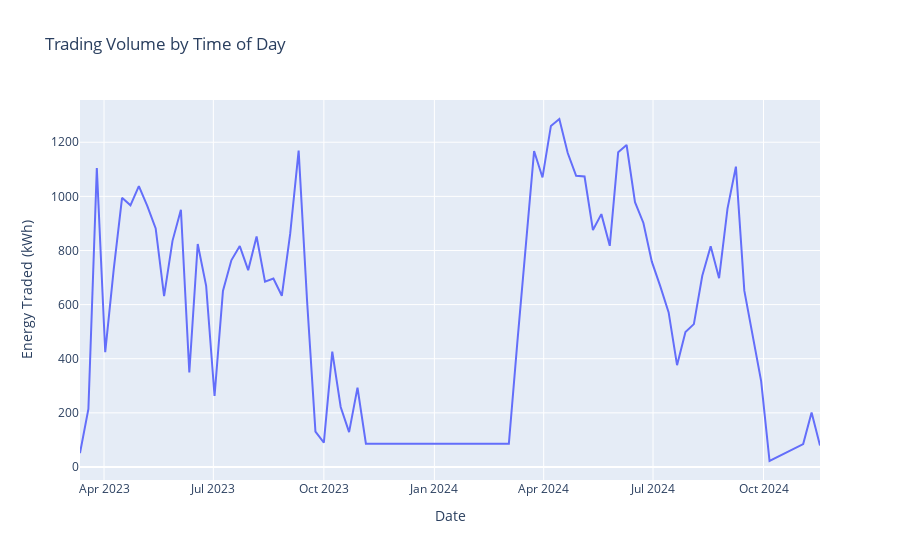
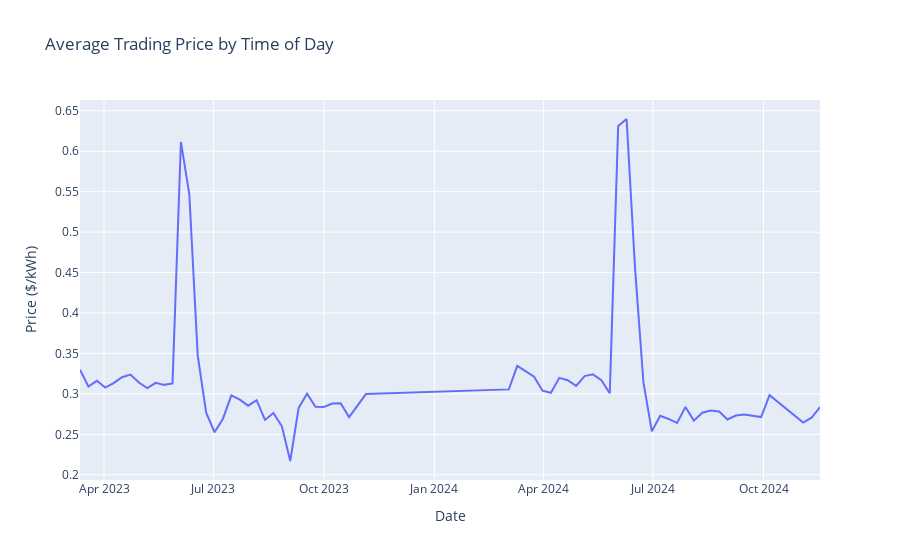
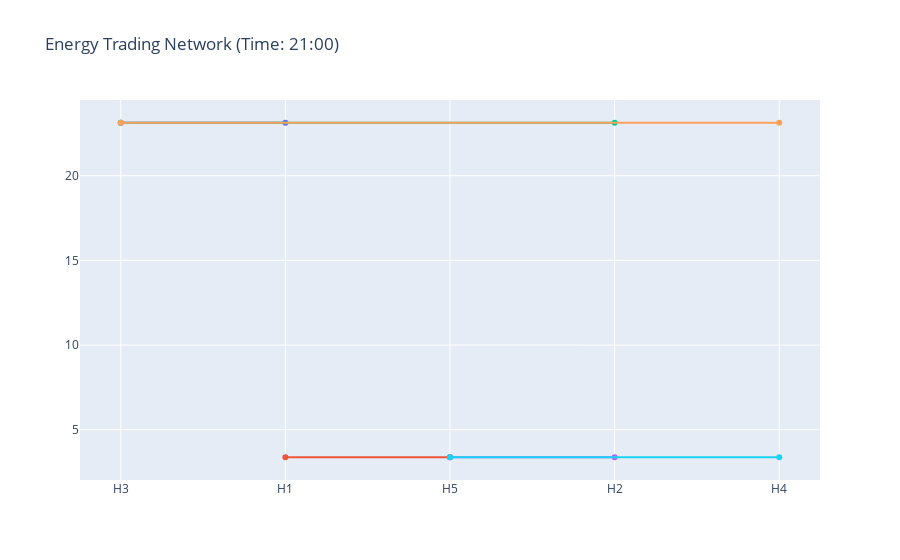

The cell these charts' notebook holds for them, in order:
### Code cell
import sys
import os
from pathlib import Path

# Add parent directory to Python path
notebook_dir = Path(os.getcwd())
project_dir = notebook_dir.parent
sys.path.append(str(project_dir))



# notebooks/03_trading_simulation.ipynb

import pandas as pd
import numpy as np
import plotly.graph_objects as go
from datetime import datetime
from src.models.trading_engine import DynamicTradingEngine
from src.data_processor import DataProcessor
from src.models.expenditure_predictor import ExpenditurePredictor
import tensorflow as tf
from tensorflow.keras.models import Sequential



# Load data
processor = DataProcessor()
df = processor.load_household_data('../data/sample_household_data.csv')


# First, load and train models for each household

# Train prediction models
# household_predictors = {}
# for household in df['HouseholdID'].unique():
#     household_df = df[df['HouseholdID'] == household].copy()
#     X, y = processor.prepare_training_data(household_df)
    
#     # Split data
#     train_size = int(len(X) * 0.8)
#     X_train = X[:train_size]
#     y_train = y[:train_size]
    
#     # Train model
#     predictor = ExpenditurePredictor()
#     predictor.train(X_train, y_train)
#     household_predictors[household] = predictor
household_models = {}
for household in df['HouseholdID'].unique():
    model_path = f'../src/models/saved/model_{household}.keras'
    household_models[household] = tf.keras.models.load_model(model_path)

def simulate_future_trading(current_date, trained_models):
    """Simulate trading based on predicted values using pre-trained models"""
    future_trades = []
    
    for household in df['HouseholdID'].unique():
        # Get recent data for prediction
        recent_data = df[
            (df['HouseholdID'] == household) & 
            (df['Date'] <= current_date)
        ].tail(4)  # Last 4 weeks for prediction
        
        # Prepare input for prediction using the modified prepare_prediction_data method
        X_pred = processor.prepare_prediction_data(recent_data)
        
        # Use the pre-trained model for this household
        predictor = trained_models[household]
        predicted_expenditure = predictor.predict(X_pred)
        
        # Use last known values for usage and generation
        predicted_usage = recent_data['EnergyUsed'].mean()
        predicted_generation = recent_data['EnergyGeneratedFromRenewableSources'].mean()
        
        future_trades.append({
            'HouseholdID': household,
            'PredictedUsage': predicted_usage,
            'PredictedGeneration': predicted_generation,
            'PredictedExpenditure': predicted_expenditure[0]
        })
    
    return pd.DataFrame(future_trades)




# Initialize trading engine
engine = DynamicTradingEngine()

def get_season(date):
    month = pd.to_datetime(date).month
    if month in [12, 1, 2]:
        return 'winter'
    elif month in [3, 4, 5]:
        return 'spring'
    elif month in [6, 7, 8]:
        return 'summer'
    else:
        return 'fall'

def simulate_weekly_trading(week_data, time_of_day=14, trained_models=household_models):
    # Use predicted values instead of historical data
    current_date = week_data['Date'].iloc[0]
    future_data = simulate_future_trading(current_date, trained_models)
    
    # Calculate predicted surplus/deficit
    future_data['Delta'] = future_data['PredictedGeneration'] - future_data['PredictedUsage']
    
    # Rest of the function remains similar but uses predicted values
    sellers = future_data[future_data['Delta'] > 0].copy()
    buyers = future_data[future_data['Delta'] < 0].copy()
    
    print(f"Time: {time_of_day}:00")
    print(f"Number of sellers: {len(sellers)}")
    print(f"Number of buyers: {len(buyers)}")
    
    if len(sellers) == 0 or len(buyers) == 0:
        return pd.DataFrame()
    
    # Get season for the trading day
    season = get_season(week_data['Date'].iloc[0])
    
    # Calculate dynamic price based on current market conditions
    current_market_price = engine.calculate_dynamic_price(
        sellers['Delta'].sum(),
        -buyers['Delta'].sum(),
        time_of_day,
        season
    )
    
    print(f"Current market price: ${current_market_price:.4f}/kWh")
    
    # Prepare sellers dataframe with more competitive rates
    sellers_df = pd.DataFrame({
        'householdID': sellers['HouseholdID'],
        'unitsToBeSold': sellers['Delta'],
        'sellingRate': current_market_price * 0.9  # More competitive selling rate
    })
    
    # Prepare buyers dataframe with higher buying rates
    buyers_df = pd.DataFrame({
        'householdID': buyers['HouseholdID'],
        'demand': -buyers['Delta'],
        'buyingRate': current_market_price * 1.1  # Higher buying rate to ensure trades
    })
    
    return engine.match_orders(sellers_df, buyers_df, time_of_day, season)

# Simulate trading for each week at different times
trading_times = [21]  # 9 AM, 2 PM, 7 PM
weekly_trades = []

for date in df['Date'].unique():
    week_data = df[df['Date'] == date]
    for time in trading_times:
        trades = simulate_weekly_trading(week_data, time)
        if not trades.empty:
            trades['Date'] = date
            trades['TimeOfDay'] = time
            weekly_trades.append(trades)
if not weekly_trades:
    print("No trades were generated during the simulation")
    trading_history = pd.DataFrame(columns=['buyer_id', 'seller_id', 'amount',
                                          'price_per_unit', 'total_cost',
                                          'timestamp', 'Date', 'TimeOfDay'])
else:
    trading_history = pd.concat(weekly_trades, ignore_index=True)

# Visualizations
# 1. Trading Volume Over Time with Time-of-Day Breakdown
fig1 = go.Figure()
for time in trading_times:
    time_data = trading_history[trading_history['TimeOfDay'] == time]
    daily_volume = time_data.groupby('Date')['amount'].sum()
    fig1.add_trace(go.Scatter(
        x=daily_volume.index,
        y=daily_volume.values,
        name=f'{time}:00',
        mode='lines'
    ))
fig1.update_layout(
    title='Trading Volume by Time of Day',
    xaxis_title='Date',
    yaxis_title='Energy Traded (kWh)'
)
fig1.show()

# 2. Price Trends by Time of Day
fig2 = go.Figure()
for time in trading_times:
    time_data = trading_history[trading_history['TimeOfDay'] == time]
    daily_price = time_data.groupby('Date')['price_per_unit'].mean()
    fig2.add_trace(go.Scatter(
        x=daily_price.index,
        y=daily_price.values,
        name=f'{time}:00',
        mode='lines'
    ))
fig2.update_layout(
    title='Average Trading Price by Time of Day',
    xaxis_title='Date',
    yaxis_title='Price ($/kWh)'
)
fig2.show()

# 3. Seasonal Trading Analysis
trading_history['Season'] = trading_history['Date'].apply(get_season)
seasonal_stats = trading_history.groupby('Season').agg({
    'amount': 'sum',
    'price_per_unit': 'mean',
    'total_cost': 'sum'
}).round(2)

print("\nSeasonal Trading Statistics:")
print(seasonal_stats)

# 4. Household Trading Summary
household_summary = pd.DataFrame({
    'Total_Sales': trading_history.groupby('seller_id')['total_cost'].sum(),
    'Total_Purchases': trading_history.groupby('buyer_id')['total_cost'].sum(),
    'Volume_Sold': trading_history.groupby('seller_id')['amount'].sum(),
    'Volume_Bought': trading_history.groupby('buyer_id')['amount'].sum()
}).fillna(0).round(2)

print("\nHousehold Trading Summary:")
print(household_summary)

# 5. Trading Network Visualization (Last Day)
def plot_trading_network(trades_sample):
    network_fig = go.Figure()
    
    for _, trade in trades_sample.iterrows():
        network_fig.add_trace(go.Scatter(
            x=[trade['seller_id'], trade['buyer_id']],
            y=[trade['amount'], trade['amount']],
            mode='lines+markers',
            name=f"${trade['total_cost']:.2f}",
            text=[f"Seller: {trade['seller_id']}<br>Price: ${trade['price_per_unit']:.3f}/kWh", 
                  f"Buyer: {trade['buyer_id']}<br>Amount: {trade['amount']} kWh"],
            hoverinfo='text'
        ))
    
    network_fig.update_layout(
        title=f'Energy Trading Network (Time: {trades_sample["TimeOfDay"].iloc[0]}:00)',
        showlegend=False
    )
    return network_fig

last_date = trading_history['Date'].max()
for time in trading_times:
    last_trades = trading_history[
        (trading_history['Date'] == last_date) & 
        (trading_history['TimeOfDay'] == time)
    ]
    if not last_trades.empty:
        network_fig = plot_trading_network(last_trades)
        network_fig.show()

### Figure 1 — Plotly figure (JSON) as saved in the notebook; plotly's stock layout.template omitted (floating-point values rounded to 4 significant figures)
{"data": [{"mode": "lines", "name": "21:00", "type": "scatter", "x": ["2023-03-12T00:00:00", "2023-03-19T00:00:00", "2023-03-26T00:00:00", "2023-04-02T00:00:00", "2023-04-09T00:00:00", "2023-04-16T00:00:00", "2023-04-23T00:00:00", "2023-04-30T00:00:00", "2023-05-07T00:00:00", "2023-05-14T00:00:00", "2023-05-21T00:00:00", "2023-05-28T00:00:00", "2023-06-04T00:00:00", "2023-06-11T00:00:00", "2023-06-18T00:00:00", "2023-06-25T00:00:00", "2023-07-02T00:00:00", "2023-07-09T00:00:00", "2023-07-16T00:00:00", "2023-07-23T00:00:00", "2023-07-30T00:00:00", "2023-08-06T00:00:00", "2023-08-13T00:00:00", "2023-08-20T00:00:00", "2023-08-27T00:00:00", "2023-09-03T00:00:00", "2023-09-10T00:00:00", "2023-09-17T00:00:00", "2023-09-24T00:00:00", "2023-10-01T00:00:00", "2023-10-08T00:00:00", "2023-10-15T00:00:00", "2023-10-22T00:00:00", "2023-10-29T00:00:00", "2023-11-05T00:00:00", "2024-03-03T00:00:00", "2024-03-10T00:00:00", "2024-03-24T00:00:00", "2024-03-31T00:00:00", "2024-04-07T00:00:00", "2024-04-14T00:00:00", "2024-04-21T00:00:00", "2024-04-28T00:00:00", "2024-05-05T00:00:00", "2024-05-12T00:00:00", "2024-05-19T00:00:00", "2024-05-26T00:00:00", "2024-06-02T00:00:00", "2024-06-09T00:00:00", "2024-06-16T00:00:00", "2024-06-23T00:00:00", "2024-06-30T00:00:00", "2024-07-07T00:00:00", "2024-07-14T00:00:00", "2024-07-21T00:00:00", "2024-07-28T00:00:00", "2024-08-04T00:00:00", "2024-08-11T00:00:00", "2024-08-18T00:00:00", "2024-08-25T00:00:00", "2024-09-01T00:00:00", "2024-09-08T00:00:00", "2024-09-15T00:00:00", "2024-09-29T00:00:00", "2024-10-06T00:00:00", "2024-11-03T00:00:00", "2024-11-10T00:00:00", "2024-11-17T00:00:00"], "y": [51.14, 214.2, 1105.0, 424.1, 727.4, 994.6, 966.7, 1038.0, 964.8, 881.6, 631.7, 835.6, 950.8, 349.0, 824.0, 669.6, 262.4, 650.3, 763.6, 816.2, 727.2, 851.5, 684.7, 696.2, 632.6, 862.9, 1169.0, 615.4, 131.0, 90.28, 425.9, 221.7, 128.6, 293.3, 85.85, 85.9, 457.8, 1167.0, 1070.0, 1260.0, 1286.0, 1160.0, 1076.0, 1073.0, 875.4, 934.4, 817.4, 1163.0, 1190.0, 978.5, 901.7, 758.8, 668.5, 571.3, 376.3, 499.0, 527.9, 706.6, 815.4, 697.8, 955.0, 1110.0, 651.7, 317.3, 22.09, 84.51, 201.5, 79.51]}], "layout": {"title": {"text": "Trading Volume by Time of Day"}, "xaxis": {"title": {"text": "Date"}}, "yaxis": {"title": {"text": "Energy Traded (kWh)"}}}}

### Figure 2 — Plotly figure (JSON) as saved in the notebook; plotly's stock layout.template omitted (floating-point values rounded to 4 significant figures)
{"data": [{"mode": "lines", "name": "21:00", "type": "scatter", "x": ["2023-03-12T00:00:00", "2023-03-19T00:00:00", "2023-03-26T00:00:00", "2023-04-02T00:00:00", "2023-04-09T00:00:00", "2023-04-16T00:00:00", "2023-04-23T00:00:00", "2023-04-30T00:00:00", "2023-05-07T00:00:00", "2023-05-14T00:00:00", "2023-05-21T00:00:00", "2023-05-28T00:00:00", "2023-06-04T00:00:00", "2023-06-11T00:00:00", "2023-06-18T00:00:00", "2023-06-25T00:00:00", "2023-07-02T00:00:00", "2023-07-09T00:00:00", "2023-07-16T00:00:00", "2023-07-23T00:00:00", "2023-07-30T00:00:00", "2023-08-06T00:00:00", "2023-08-13T00:00:00", "2023-08-20T00:00:00", "2023-08-27T00:00:00", "2023-09-03T00:00:00", "2023-09-10T00:00:00", "2023-09-17T00:00:00", "2023-09-24T00:00:00", "2023-10-01T00:00:00", "2023-10-08T00:00:00", "2023-10-15T00:00:00", "2023-10-22T00:00:00", "2023-10-29T00:00:00", "2023-11-05T00:00:00", "2024-03-03T00:00:00", "2024-03-10T00:00:00", "2024-03-24T00:00:00", "2024-03-31T00:00:00", "2024-04-07T00:00:00", "2024-04-14T00:00:00", "2024-04-21T00:00:00", "2024-04-28T00:00:00", "2024-05-05T00:00:00", "2024-05-12T00:00:00", "2024-05-19T00:00:00", "2024-05-26T00:00:00", "2024-06-02T00:00:00", "2024-06-09T00:00:00", "2024-06-16T00:00:00", "2024-06-23T00:00:00", "2024-06-30T00:00:00", "2024-07-07T00:00:00", "2024-07-14T00:00:00", "2024-07-21T00:00:00", "2024-07-28T00:00:00", "2024-08-04T00:00:00", "2024-08-11T00:00:00", "2024-08-18T00:00:00", "2024-08-25T00:00:00", "2024-09-01T00:00:00", "2024-09-08T00:00:00", "2024-09-15T00:00:00", "2024-09-29T00:00:00", "2024-10-06T00:00:00", "2024-11-03T00:00:00", "2024-11-10T00:00:00", "2024-11-17T00:00:00"], "y": [0.33, 0.3092, 0.3162, 0.3078, 0.3134, 0.3206, 0.324, 0.3141, 0.3073, 0.3137, 0.3112, 0.3129, 0.6115, 0.5467, 0.3473, 0.2767, 0.2526, 0.2693, 0.2981, 0.293, 0.2855, 0.2923, 0.2678, 0.2765, 0.2602, 0.2171, 0.2828, 0.3002, 0.2842, 0.284, 0.2881, 0.2884, 0.2713, 0.2859, 0.2998, 0.3056, 0.3347, 0.3213, 0.3039, 0.3014, 0.3199, 0.3169, 0.31, 0.3221, 0.3242, 0.317, 0.3008, 0.6314, 0.6399, 0.4561, 0.3145, 0.2537, 0.2729, 0.269, 0.2641, 0.2839, 0.267, 0.2768, 0.2795, 0.2783, 0.2684, 0.2733, 0.2745, 0.2713, 0.2984, 0.2646, 0.2706, 0.2838]}], "layout": {"title": {"text": "Average Trading Price by Time of Day"}, "xaxis": {"title": {"text": "Date"}}, "yaxis": {"title": {"text": "Price ($/kWh)"}}}}

### Figure 3 — Plotly figure (JSON) as saved in the notebook; plotly's stock layout.template omitted (floating-point values rounded to 4 significant figures)
{"data": [{"hoverinfo": "text", "mode": "lines+markers", "name": "$5.92", "text": ["Seller: H3<br>Price: $0.256/kWh", "Buyer: H1<br>Amount: 23.12749999999994 kWh"], "type": "scatter", "x": ["H3", "H1"], "y": [23.13, 23.13]}, {"hoverinfo": "text", "mode": "lines+markers", "name": "$1.02", "text": ["Seller: H5<br>Price: $0.301/kWh", "Buyer: H1<br>Amount: 3.3749999999997726 kWh"], "type": "scatter", "x": ["H5", "H1"], "y": [3.375, 3.375]}, {"hoverinfo": "text", "mode": "lines+markers", "name": "$6.54", "text": ["Seller: H3<br>Price: $0.283/kWh", "Buyer: H2<br>Amount: 23.12749999999994 kWh"], "type": "scatter", "x": ["H3", "H2"], "y": [23.13, 23.13]}, {"hoverinfo": "text", "mode": "lines+markers", "name": "$0.99", "text": ["Seller: H5<br>Price: $0.293/kWh", "Buyer: H2<br>Amount: 3.3749999999997726 kWh"], "type": "scatter", "x": ["H5", "H2"], "y": [3.375, 3.375]}, {"hoverinfo": "text", "mode": "lines+markers", "name": "$6.04", "text": ["Seller: H3<br>Price: $0.261/kWh", "Buyer: H4<br>Amount: 23.12749999999994 kWh"], "type": "scatter", "x": ["H3", "H4"], "y": [23.13, 23.13]}, {"hoverinfo": "text", "mode": "lines+markers", "name": "$1.04", "text": ["Seller: H5<br>Price: $0.308/kWh", "Buyer: H4<br>Amount: 3.3749999999997726 kWh"], "type": "scatter", "x": ["H5", "H4"], "y": [3.375, 3.375]}], "layout": {"showlegend": false, "title": {"text": "Energy Trading Network (Time: 21:00)"}}}
